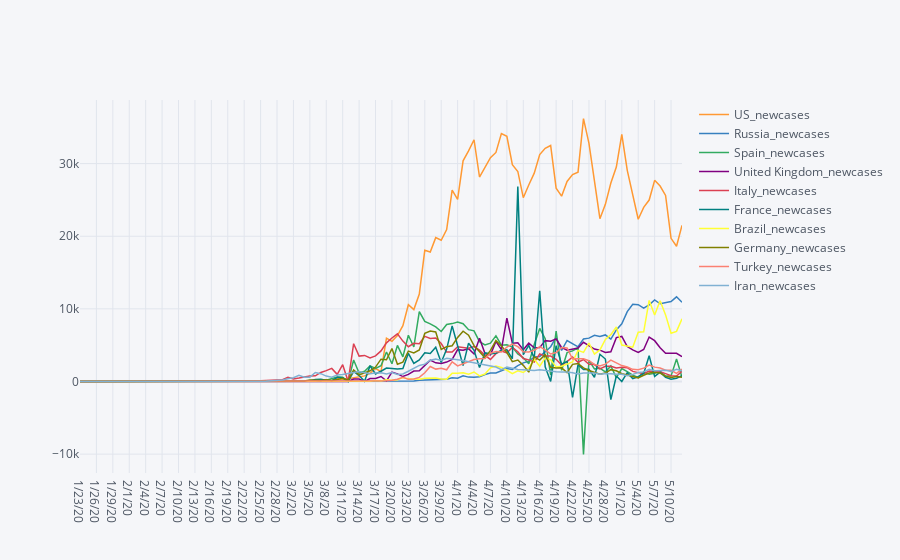

Notebook code cell kept with this figure:
### Markdown cell above
Lastly, we trim the dataframe to give us only the daily new case data so that we will easily be able to plot them.

### Code cell
df_case_increment_top10.iplot(size=20,width=1.5)
